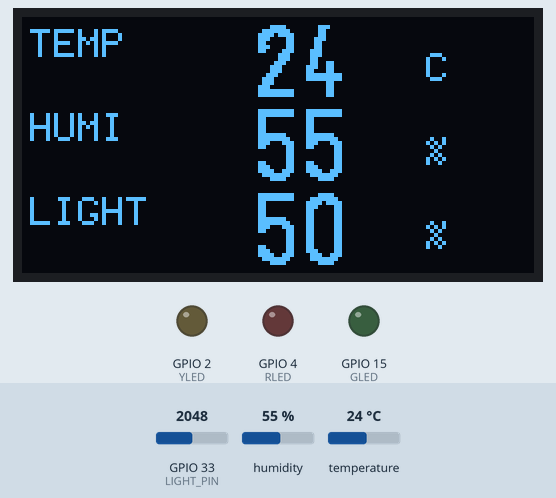
Recording of a sketch running on a simulated ESP32. On the bench: 128×64 one-colour display, output pins drawn as LEDs (lit = HIGH). Wiring (inferred from the names in the program): DHT11 sensor: data GPIO 14. The test bench sets the inputs (shaded band); at power-on: humidity 55 %, GPIO 33 (LIGHT_PIN) = 2048, temperature 24 °C (analog values on the 0–4095 scale). WiFi joins after 1.5 s; servers stay silent unless stated; the local clock reads 2024-03-15 10:24:30 at power-on unless the sketch sets it; no MQTT or app messages arrive unless stated; pins used as bus, display or sensor lines are not drawn; what the sketch prints to the serial monitor is not drawn.

Above: at 5.3 s.
5.4 s: humidity set to 22 %
At 7.6 s:
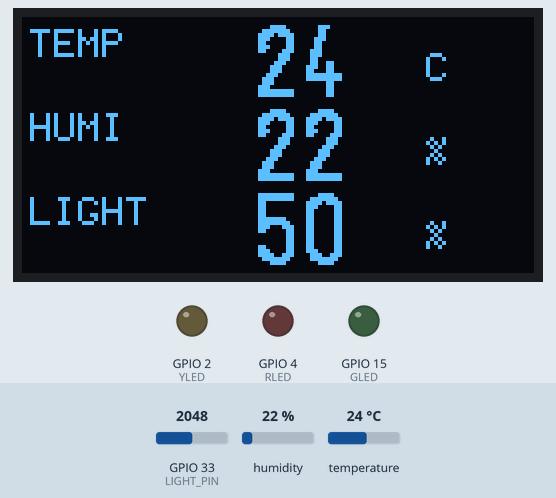
8.4 s: GPIO 33 (LIGHT_PIN) set to 2866
At 11.6 s:
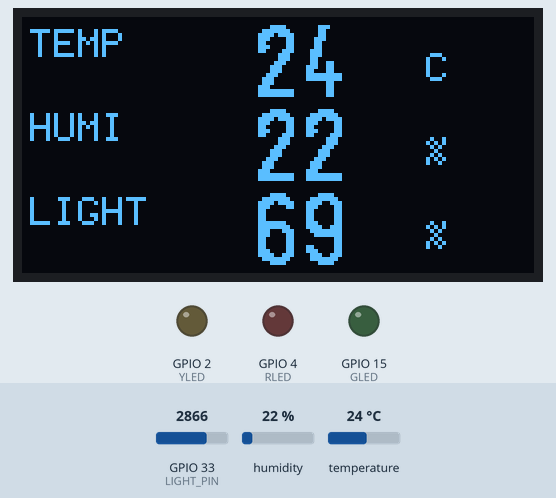
12.7 s: temperature set to 12 °C
At 16.2 s:
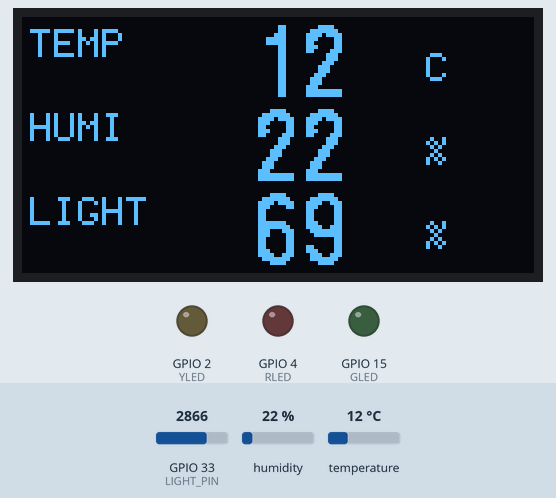
16.9 s: GPIO 33 (LIGHT_PIN) set to 3603
At 20.1 s:
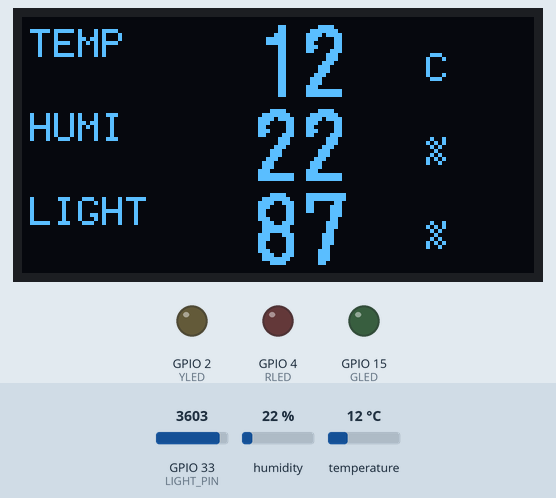
24.3 s: humidity set to 40 %
At 27.0 s:
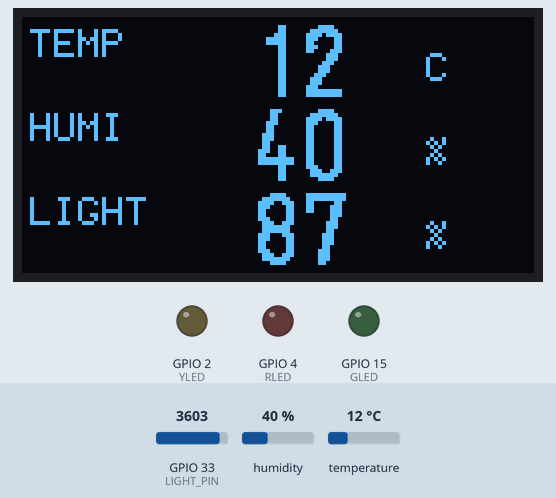
Timing chart, 0 to 28.5 s (numbered marks = the images above; inputs shaded):
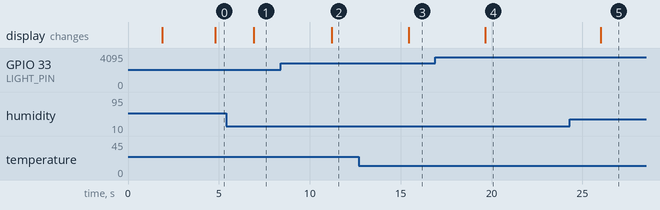

The sketch:

34_ili_mqtt_ctrl.ino
```cpp
#include <WiFi.h>
#include <PubSubClient.h>
#include <ArduinoJson.h>
#include <SPI.h>
#include <Wire.h>
#include <Adafruit_GFX.h>
#include <U8g2lib.h>

 const char* WIFI_SSID="YOUR_WIFI_SSID"; const char* WIFI_PASSWORD="YOUR_WIFI_PASSWORD";
const char* MQTT_HOST="mqttgo.io"; const int MQTT_PORT=1883;
const char* DATA_TOPIC="elsie/class305/data"; const char* CTRL_TOPIC="elsie/class305/ctrl";
const int TFT_SCK=18,TFT_MOSI=23,TFT_CS=5,TFT_DC=27,TFT_RST=26;
const int W=176,H=220,DHT_PIN=14,LIGHT_PIN=33,OLED_SDA=21,OLED_SCL=22;
const int GLED=15,YLED=2,RLED=4;
const uint16_t BG=0x0841,CARD=0x18E3,CARD2=0x2104,WHITE=0xFFFF,MUTED=0x9CF3;
const uint16_t ORANGE=0xFD20,CYAN=0x07FF,BLUE=0x081F,YELLOW=0xFFE0,GREEN=0x07E0,RED=0xF800;

WiFiClient net; PubSubClient mqtt(net); unsigned long lastPublish=0,lastTry=0,lastClock=0;

void cmd(uint16_t v){digitalWrite(TFT_DC,LOW);digitalWrite(TFT_CS,LOW);SPI.transfer(v>>8);SPI.transfer(v);digitalWrite(TFT_CS,HIGH);}
void dat(uint16_t v){digitalWrite(TFT_DC,HIGH);digitalWrite(TFT_CS,LOW);SPI.transfer(v>>8);SPI.transfer(v);digitalWrite(TFT_CS,HIGH);}
void reg(uint16_t r,uint16_t v){cmd(r);dat(v);}
void iliBegin(){
  digitalWrite(TFT_RST,LOW);delay(50);digitalWrite(TFT_RST,HIGH);delay(50);reg(0x28,0x00CE);reg(0x01,0x011C);reg(0x03,0x1030);reg(0x07,0x0017);delay(50);reg(0x11,0x1000);reg(0x20,0);reg(0x21,0);delay(50);
  reg(0x30,0);reg(0x31,0x00DB);reg(0x32,0);reg(0x33,0);reg(0x34,0x00DB);reg(0x35,0);reg(0x36,0x00AF);reg(0x37,0);reg(0x38,0x00DB);reg(0x39,0);delay(50);
  reg(0x02,0);reg(0x61,0x0103);reg(0xE8,0x1000);reg(0xB0,0x0812);reg(0x0B,0);reg(0x0D,0);reg(0xB1,0x0404);reg(0x62,0x0019);delay(50);reg(0xE8,0x0100);
  reg(0x50,7);reg(0x51,0x0708);reg(0x52,0x0D0A);reg(0x53,0x0404);reg(0x54,7);reg(0x55,0x0706);reg(0x56,0x0D0A);reg(0x57,0x0404);reg(0x58,0);reg(0x59,0);reg(0x20,0);reg(0x21,0);reg(0x07,0x1017);delay(80);
}
void window(int x0,int y0,int x1,int y1){reg(0x36,x1);reg(0x37,x0);reg(0x38,y1);reg(0x39,y0);reg(0x20,x0);reg(0x21,y0);cmd(0x22);}
void fastFill(int x,int y,int w,int h,uint16_t c){if(w<=0||h<=0)return;window(x,y,x+w-1,y+h-1);digitalWrite(TFT_DC,HIGH);digitalWrite(TFT_CS,LOW);for(long i=0;i<(long)w*h;i++){SPI.transfer(c>>8);SPI.transfer(c);}digitalWrite(TFT_CS,HIGH);}
class ILI9225_Adafruit:public Adafruit_GFX{public:ILI9225_Adafruit():Adafruit_GFX(W,H){}void drawPixel(int16_t x,int16_t y,uint16_t c)override{if(x<0||x>=W||y<0||y>=H)return;x=W-1-x;window(x,y,x,y);dat(c);}};
ILI9225_Adafruit tft; U8G2_SSD1306_128X64_NONAME_F_HW_I2C oled(U8G2_R0,U8X8_PIN_NONE);

void drawThermometer(int x,int y,uint16_t c){tft.drawRoundRect(x-5,y-15,10,27,5,c);tft.fillCircle(x,y+12,8,c);tft.fillRoundRect(x-2,y-9,4,22,2,c);tft.fillCircle(x,y+12,4,CARD);tft.fillRoundRect(x-1,y-7,2,17,1,c);}
void drawDrop(int x,int y,uint16_t c){tft.fillTriangle(x,y-16,x-11,y+2,x+11,y+2,c);tft.fillCircle(x,y+3,11,c);tft.fillCircle(x-4,y-1,2,WHITE);}
void drawSun(int x,int y,uint16_t c){tft.fillCircle(x,y,9,c);for(int i=0;i<8;i++){float a=i*0.785398f;tft.drawLine(x+cos(a)*13,y+sin(a)*13,x+cos(a)*19,y+sin(a)*19,c);}}
void drawStatus(){fastFill(0,32,W,13,BG);tft.setTextSize(1);tft.setCursor(19,34);tft.setTextColor(WiFi.status()==WL_CONNECTED?GREEN:RED);tft.print("WIFI: ");tft.print(WiFi.status()==WL_CONNECTED?"O":"X");tft.setTextColor(mqtt.connected()?GREEN:RED);tft.setCursor(104,34);tft.print("MQTT: ");tft.print(mqtt.connected()?"O":"X");}
void drawCard(int y,const char* label,int value,const char* unit,uint16_t c,int type,bool valid){const int x=7,w=162,h=51;fastFill(x,y,w,h,CARD);tft.drawRoundRect(x,y,w,h,7,c);if(type==0)drawThermometer(26,y+23,c);if(type==1)drawDrop(26,y+23,c);if(type==2)drawSun(26,y+23,c);tft.setTextSize(1);tft.setTextColor(MUTED);tft.setCursor(54,y+7);tft.print(label);tft.setTextSize(3);tft.setTextColor(valid?WHITE:MUTED);tft.setCursor(53,y+19);tft.print(valid?value:0);tft.setTextSize(2);tft.setTextColor(c);tft.setCursor(122,y+25);tft.print(unit);int bar=constrain(value,0,100);fastFill(54,y+43,100,3,CARD2);fastFill(54,y+43,bar,3,type==0?ORANGE:c);}
void drawStaticUI(){fastFill(0,0,W,H,BG);fastFill(0,0,W,31,BLUE);tft.setTextSize(2);tft.setTextColor(WHITE);tft.setCursor(12,7);tft.print("ROOM MONITOR");tft.fillCircle(158,15,6,GREEN);tft.drawCircle(158,15,8,WHITE);drawStatus();drawCard(47,"TEMPERATURE",0,"C",ORANGE,0,false);drawCard(101,"HUMIDITY",0,"%",CYAN,1,false);drawCard(155,"BRIGHTNESS",0,"%",YELLOW,2,true);tft.setTextSize(1);tft.setTextColor(MUTED);tft.setCursor(35,211);tft.print("MQTT CTRL / 10 SEC");}
void drawClock(){
  struct tm timeinfo; char text[20];
  if(getLocalTime(&timeinfo,50)) strftime(text,sizeof(text),"TW %H:%M:%S",&timeinfo);
  else snprintf(text,sizeof(text),"TIME --:--:--");
  fastFill(0,207,W,13,BG); tft.setTextSize(1); tft.setTextColor(MUTED); tft.setCursor(50,210); tft.print(text);
}
void drawValues(int t,int h,int l,bool valid){drawCard(47,"TEMPERATURE",t,"C",ORANGE,0,valid);drawCard(101,"HUMIDITY",h,"%",CYAN,1,valid);drawCard(155,"BRIGHTNESS",l,"%",YELLOW,2,true);drawStatus();}
void drawOledRow(int y,const char* label,int value,const char* unit,bool valid){char s[8];snprintf(s,sizeof(s),"%d",valid?value:0);oled.setFont(u8g2_font_6x10_tf);oled.drawStr(2,y+10,label);oled.setFont(u8g2_font_logisoso18_tn);oled.drawStr(58,y+20,s);oled.setFont(u8g2_font_6x10_tf);oled.drawStr(101,y+16,unit);}
void drawOled(int t,int h,int l,bool valid){oled.clearBuffer();drawOledRow(0,"TEMP",t,"C",valid);drawOledRow(21,"HUMI",h,"%",valid);drawOledRow(42,"LIGHT",l,"%",true);oled.sendBuffer();}
bool readDHT(int& t,int& h){uint8_t d[5]={0};pinMode(DHT_PIN,OUTPUT);digitalWrite(DHT_PIN,LOW);delay(20);digitalWrite(DHT_PIN,HIGH);delayMicroseconds(30);pinMode(DHT_PIN,INPUT_PULLUP);auto waitLevel=[](uint8_t level,unsigned long timeout){unsigned long s=micros();while(digitalRead(DHT_PIN)!=level)if(micros()-s>timeout)return false;return true;};if(!waitLevel(LOW,100)||!waitLevel(HIGH,100)||!waitLevel(LOW,100))return false;for(int i=0;i<40;i++){if(!waitLevel(HIGH,100))return false;unsigned long s=micros();if(!waitLevel(LOW,100))return false;d[i/8]<<=1;if(micros()-s>40)d[i/8]|=1;}if((uint8_t)(d[0]+d[1]+d[2]+d[3])!=d[4])return false;h=d[0];t=d[2];return true;}

void applyLed(const char* key, JsonVariant value, int pin){if(!value.is<const char*>())return;const char* state=value.as<const char*>();if(strcmp(state,"on")==0)digitalWrite(pin,HIGH);else if(strcmp(state,"off")==0)digitalWrite(pin,LOW);Serial.printf("%s=%s\n",key,state);}
void mqttCallback(char* topic, byte* payload, unsigned int length){if(strcmp(topic,CTRL_TOPIC)!=0)return;StaticJsonDocument<192> doc;DeserializationError err=deserializeJson(doc,payload,length);if(err){Serial.print("JSON error: ");Serial.println(err.c_str());return;}applyLed("gled",doc["gled"],GLED);applyLed("yled",doc["yled"],YLED);applyLed("rled",doc["rled"],RLED);}
void connectWiFi(){WiFi.mode(WIFI_STA);WiFi.begin(WIFI_SSID,WIFI_PASSWORD);for(int i=0;i<30&&WiFi.status()!=WL_CONNECTED;i++){drawStatus();delay(500);}drawStatus();Serial.println(WiFi.status()==WL_CONNECTED?"WiFi connected":"WiFi failed");}
void connectMQTT(){if(WiFi.status()!=WL_CONNECTED)return;String id="ESP32-CTRL-"+String((uint32_t)(ESP.getEfuseMac()&0xFFFFFFFF),HEX);mqtt.setServer(MQTT_HOST,MQTT_PORT);mqtt.setCallback(mqttCallback);if(mqtt.connect(id.c_str())){mqtt.subscribe(CTRL_TOPIC);Serial.println("MQTT connected/subscribed");}else Serial.printf("MQTT failed state=%d\n",mqtt.state());drawStatus();}
void publishData(int t,int h,int l,bool valid){if(!mqtt.connected())return;char json[80];snprintf(json,sizeof(json),"{\"temp\":%d,\"humi\":%d,\"light\":%d}",valid?t:0,valid?h:0,l);mqtt.publish(DATA_TOPIC,json);Serial.print("MQTT data: ");Serial.println(json);}
void setup(){Serial.begin(115200);analogReadResolution(12);analogSetPinAttenuation(LIGHT_PIN,ADC_11db);pinMode(GLED,OUTPUT);pinMode(YLED,OUTPUT);pinMode(RLED,OUTPUT);digitalWrite(GLED,LOW);digitalWrite(YLED,LOW);digitalWrite(RLED,LOW);pinMode(TFT_CS,OUTPUT);pinMode(TFT_DC,OUTPUT);pinMode(TFT_RST,OUTPUT);digitalWrite(TFT_CS,HIGH);SPI.begin(TFT_SCK,-1,TFT_MOSI,TFT_CS);SPI.beginTransaction(SPISettings(8000000,MSBFIRST,SPI_MODE0));iliBegin();tft.setRotation(2);drawStaticUI();drawClock();SPI.endTransaction();Wire.begin(OLED_SDA,OLED_SCL);oled.begin();drawOled(0,0,0,false);connectWiFi();configTime(8*3600,0,"pool.ntp.org","time.nist.gov","time.google.com");connectMQTT();}
void loop(){if(WiFi.status()!=WL_CONNECTED)connectWiFi();if(!mqtt.connected()&&millis()-lastTry>5000){lastTry=millis();connectMQTT();}mqtt.loop();int t=0,h=0,l=constrain(map(analogRead(LIGHT_PIN),0,4095,0,100),0,100);bool valid=readDHT(t,h);SPI.beginTransaction(SPISettings(8000000,MSBFIRST,SPI_MODE0));drawValues(t,h,l,valid);if(millis()-lastClock>=10000){lastClock=millis();drawClock();}SPI.endTransaction();drawOled(t,h,l,valid);if(millis()-lastPublish>=10000){lastPublish=millis();publishData(t,h,l,valid);}delay(1000);}
```

Measured:
- after the input at 5.4 s, the display: changes after 1.5 s (image 1)
- after the input at 8.4 s, the display: changes after 2.8 s (image 2)
- after the input at 12.7 s, the display: changes after 2.7 s (image 3)
- after the input at 16.9 s, the display: changes after 2.8 s (image 4)
- after the input at 24.3 s, the display: changes after 1.7 s (image 5)
